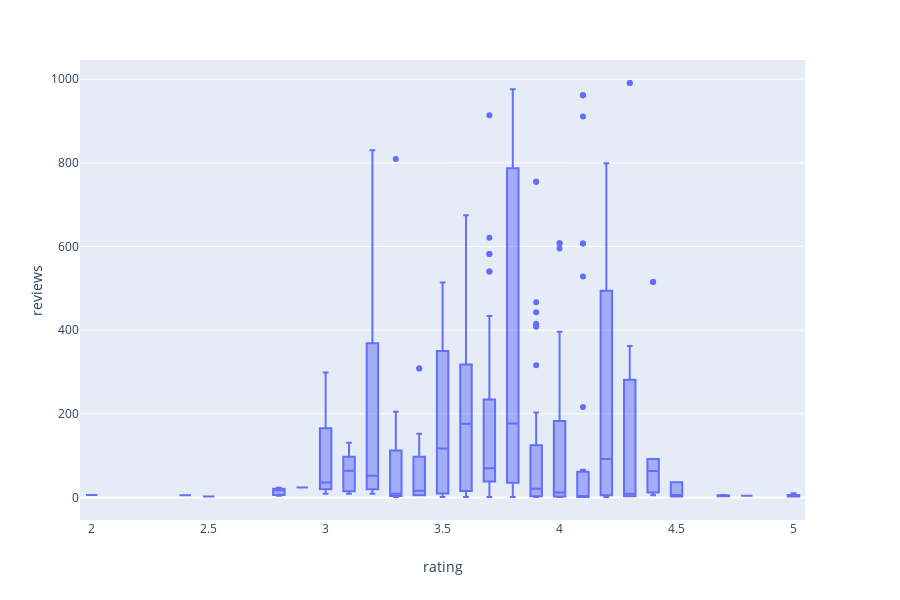

The code cell stored with this chart in its notebook:
### Code cell
import plotly.express as px
tips = df
fig = px.box(tips, x="rating", y="reviews")
fig.show()

### Figure 1 — Plotly figure (JSON) as saved in the notebook; plotly's stock layout.template omitted (floating-point values rounded to 4 significant figures; data arrays with more than 128 entries replaced by an {"elided": "..."} marker saying what was removed)
{"data": [{"alignmentgroup": "True", "hoverlabel": {"namelength": 0}, "hovertemplate": "rating=%{x}<br>reviews=%{y}", "legendgroup": "", "marker": {"color": "#636efa"}, "name": "", "notched": false, "offsetgroup": "", "orientation": "v", "showlegend": false, "type": "box", "x": {"elided": "1151 float values"}, "x0": " ", "xaxis": "x", "y": {"elided": "1151 int values"}, "y0": " ", "yaxis": "y"}], "layout": {"boxmode": "group", "height": 600, "legend": {"tracegroupgap": 0}, "margin": {"t": 60}, "xaxis": {"anchor": "y", "domain": [0, 0.98], "title": {"text": "rating"}}, "yaxis": {"anchor": "x", "domain": [0, 1], "title": {"text": "reviews"}}}}
